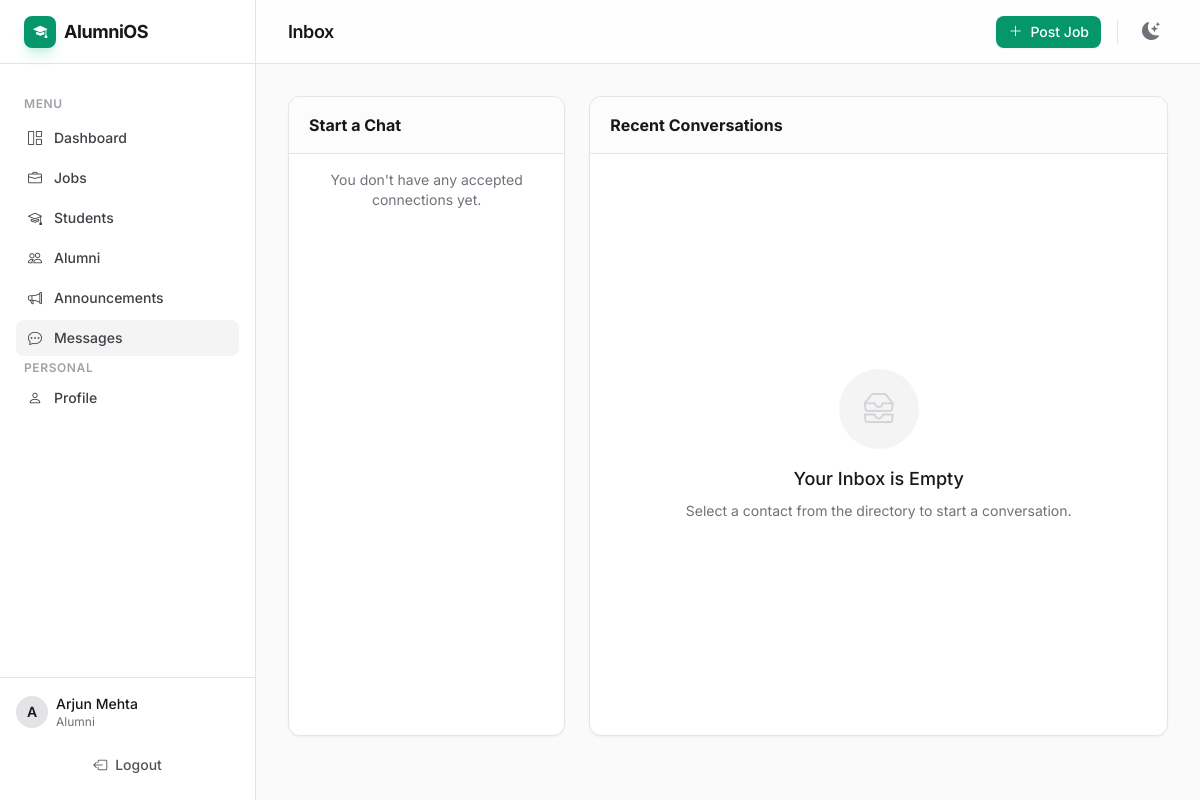
Screenshot of /messages (signed in) with the database file from the repository.
### app.py (models this page shows)
class User(db.Model, UserMixin):
    id = db.Column(db.Integer, primary_key=True)
    role = db.Column(db.String(20), nullable=False, index=True)
    full_name = db.Column(db.String(120), nullable=False)
    email = db.Column(db.String(120), unique=True, nullable=False, index=True)
    password_hash = db.Column(db.String(255), nullable=False)
    batch = db.Column(db.String(20), default="")
    department = db.Column(db.String(80), default="")
    company = db.Column(db.String(120), default="")
    job_role = db.Column(db.String(120), default="")
    location = db.Column(db.String(120), default="")
    linkedin = db.Column(db.String(200), default="")
    bio = db.Column(db.Text, default="")
    skills = db.Column(db.String(500), default="")  # Comma-separated skills
    roll_number = db.Column(db.String(100), unique=True, nullable=True)
    joined_year = db.Column(db.String(10), default="")
    graduation_duration = db.Column(db.String(20), default="")
    resume_filename = db.Column(db.String(255), default="")
    resume_embedding = db.Column(db.PickleType, nullable=True)
    resume_ml_status = db.Column(db.String(20), default="none")  # none, processing, completed, failed
    is_verified = db.Column(db.Boolean, default=False)
    verification_status = db.Column(db.String(20), default="pending")  # pending, approved, rejected
    verified_by_id = db.Column(db.Integer, db.ForeignKey("user.id"), nullable=True)
    verified_at = db.Column(db.DateTime, nullable=True)
    created_at = db.Column(db.DateTime, default=datetime.utcnow)
    failed_login_attempts = db.Column(db.Integer, default=0)
    account_locked_until = db.Column(db.DateTime, nullable=True)

### app.py (the view)
    @app.route("/messages")
    @login_required
    def messages():
        connections = Connection.query.filter(
            db.and_(
                db.or_(Connection.sender_id == current_user.id, Connection.receiver_id == current_user.id),
                Connection.status == "accepted"
            )
        ).all()
        connected_user_ids = []
        for c in connections:
            if c.sender_id == current_user.id:
                connected_user_ids.append(c.receiver_id)
            else:
                connected_user_ids.append(c.sender_id)
        users = User.query.filter(User.id.in_(connected_user_ids)).order_by(User.full_name.asc()).all()
        pending_requests = Connection.query.filter_by(receiver_id=current_user.id, status="pending").order_by(Connection.created_at.desc()).all()
        inbox = (
            Message.query.filter(
                db.or_(Message.sender_id == current_user.id, Message.receiver_id == current_user.id)
            )
            .order_by(Message.created_at.desc())
            .limit(50)
            .all()
        )
        return render_template("messages.html", users=users, inbox=inbox, pending_requests=pending_requests)

### templates/messages.html (shortened to what this page needs)
{% extends "base.html" %}
{% block header_title %}Inbox{% endblock %}
{% block content %}
<div class="grid grid-cols-1 lg:grid-cols-12 gap-6 h-[80vh]">
  <div class="{% if pending_requests %}lg:col-span-4{% else %}lg:col-span-4{% endif %} flex flex-col h-full bg-white dark:bg-zinc-900 border border-zinc-200 dark:border-zinc-800 rounded-xl shadow-sm overflow-hidden">
    <div class="px-5 py-4 border-b border-zinc-200 dark:border-zinc-800 bg-zinc-50/50 dark:bg-zinc-900/50 flex items-center justify-between shrink-0">
      <h6 class="font-bold text-zinc-900 dark:text-zinc-100">Start a Chat</h6>
    </div>
    <div class="flex-1 overflow-y-auto">
      <div class="divide-y divide-zinc-100 dark:divide-zinc-800/50">
        {% for u in users %}
          <a href="{{ url_for('chat', user_id=u.id) }}" class="flex items-center gap-3 px-5 py-3 hover:bg-zinc-50 dark:hover:bg-zinc-800/50 transition-colors group">
            <div class="w-10 h-10 rounded-full bg-zinc-100 dark:bg-zinc-800 flex items-center justify-center text-sm font-bold text-zinc-600 dark:text-zinc-400 group-hover:bg-primary-50 dark:group-hover:bg-primary-500/10 group-hover:text-primary-600 transition-colors shrink-0">
              {{ u.full_name[0]|upper }}
            </div>
            <div class="min-w-0 flex-1">
              <p class="text-sm font-medium text-zinc-900 dark:text-zinc-100 truncate group-hover:text-primary-600 dark:group-hover:text-primary-400">{{ u.full_name }}</p>
              <p class="text-xs text-zinc-500 dark:text-zinc-400 capitalize truncate">{{ u.role }}</p>
            </div>
            <i class="bi bi-chevron-right text-zinc-300 dark:text-zinc-600 group-hover:text-primary-400 text-xs transition-colors opacity-0 group-hover:opacity-100 -translate-x-2 group-hover:translate-x-0"></i>
          </a>
        {% else %}
          <div class="px-5 py-4 text-sm text-zinc-500 dark:text-zinc-400 text-center">
            You don't have any accepted connections yet.
          </div>
        {% endfor %}
      </div>
    </div>
  </div>
  <div class="{% if pending_requests %}lg:col-span-5{% else %}lg:col-span-8{% endif %} flex flex-col h-full bg-white dark:bg-zinc-900 border border-zinc-200 dark:border-zinc-800 rounded-xl shadow-sm overflow-hidden">
    <div class="px-5 py-4 border-b border-zinc-200 dark:border-zinc-800 bg-zinc-50/50 dark:bg-zinc-900/50 flex items-center justify-between shrink-0">
      <h6 class="font-bold text-zinc-900 dark:text-zinc-100">Recent Conversations</h6>
    </div>
    <div class="flex-1 overflow-y-auto p-5">
      {% if inbox %}
        <ul class="space-y-4">
          {% for m in inbox %}
            <li class="bg-zinc-50 dark:bg-zinc-800/30 rounded-xl border border-zinc-100 dark:border-zinc-800/50 p-4 hover:border-zinc-300 dark:hover:border-zinc-700 transition-colors">
              <div class="flex justify-between items-start mb-2">
                <div class="flex items-center gap-2">
                  <div class="text-xs font-semibold px-2 py-0.5 bg-zinc-200 dark:bg-zinc-700 text-zinc-700 dark:text-zinc-300 rounded">{{ m.sender.full_name }}</div>
                  <i class="bi bi-arrow-right text-zinc-400 text-xs"></i>
                  <div class="text-xs font-semibold px-2 py-0.5 bg-zinc-200 dark:bg-zinc-700 text-zinc-700 dark:text-zinc-300 rounded">{{ m.receiver.full_name }}</div>
                </div>
                <div class="text-xs text-zinc-500 dark:text-zinc-400">{{ m.created_at.strftime("%d %b %Y %I:%M %p") }}</div>
              </div>
              <div class="text-sm text-zinc-700 dark:text-zinc-300 mt-2 bg-white dark:bg-zinc-900 p-3 rounded-lg border border-zinc-100 dark:border-zinc-800 shadow-sm inline-block">
                {{ m.body }}
              </div>
              <div class="mt-3 flex justify-end">
                <a href="{{ url_for('chat', user_id=(m.receiver_id if m.sender_id == current_user.id else m.sender_id)) }}" class="text-xs font-medium text-primary-600 dark:text-primary-400 hover:text-primary-700 dark:hover:text-primary-300 flex items-center gap-1">
                  Reply <i class="bi bi-arrow-return-left"></i>
                </a>
              </div>
            </li>
          {% endfor %}
        </ul>
      {% else %}
        <div class="h-full flex flex-col items-center justify-center text-center p-8">
          <div class="w-20 h-20 rounded-full bg-zinc-100 dark:bg-zinc-800 flex items-center justify-center text-zinc-300 dark:text-zinc-600 mb-4">
            <i class="bi bi-inboxes text-3xl"></i>
          </div>
          <h3 class="text-lg font-medium text-zinc-900 dark:text-zinc-100">Your Inbox is Empty</h3>
          <p class="mt-2 text-sm text-zinc-500 dark:text-zinc-400">Select a contact from the directory to start a conversation.</p>
        </div>
      {% endif %}
    </div>
  </div>
</div>
{% endblock %}

### templates/base.html (shortened to what this page needs)
<!DOCTYPE html>
<html lang="en" class="antialiased">
<head>
    <link rel="stylesheet" href="https://cdn.jsdelivr.net/npm/bootstrap-icons@1.11.3/font/bootstrap-icons.min.css">
    <script src="https://cdn.tailwindcss.com"></script>
    <link rel="stylesheet" href="{{ url_for('static', filename='css/style.css') }}">
</head>
<body class="bg-zinc-50 text-zinc-900 dark:bg-zinc-950 dark:text-zinc-100 flex h-screen overflow-hidden selection:bg-primary-500/30">
    {% if current_user.is_authenticated %}
    <aside class="w-64 flex-shrink-0 border-r border-zinc-200 dark:border-zinc-800 bg-white dark:bg-zinc-900 flex flex-col transition-colors duration-200 hidden md:flex">
        <div class="h-16 flex items-center px-6 border-b border-zinc-200 dark:border-zinc-800">
            <a href="{{ url_for('index') }}" class="flex items-center gap-2 font-bold text-lg tracking-tight hover:opacity-80 transition-opacity">
                <span class="w-8 h-8 rounded-lg bg-primary-600 text-white flex items-center justify-center shadow-primary-500/20 shadow-lg">
                    <i class="bi bi-mortarboard-fill text-sm"></i>
                </span>
                <span>AlumniOS</span>
            </a>
        </div>
        <nav class="flex-1 overflow-y-auto p-4 space-y-1">
            {% if current_user.is_authenticated %}
                <div class="text-xs font-semibold text-zinc-400 dark:text-zinc-500 uppercase tracking-wider mb-2 mt-4 px-2">Menu</div>
                <a href="{{ url_for('dashboard') }}" class="flex items-center gap-3 px-3 py-2 rounded-lg text-sm font-medium transition-colors hover:bg-zinc-100 dark:hover:bg-zinc-800/50 text-zinc-700 dark:text-zinc-300 ">
                    <i class="bi bi-grid-1x2"></i> Dashboard
                </a>
                <a href="{{ url_for('jobs') }}" class="flex items-center gap-3 px-3 py-2 rounded-lg text-sm font-medium transition-colors hover:bg-zinc-100 dark:hover:bg-zinc-800/50 text-zinc-700 dark:text-zinc-300 ">
                    <i class="bi bi-briefcase"></i> Jobs
                </a>
                {% if current_user.role in ["alumni", "admin"] %}
                <a href="{{ url_for('students_directory') }}" class="flex items-center gap-3 px-3 py-2 rounded-lg text-sm font-medium transition-colors hover:bg-zinc-100 dark:hover:bg-zinc-800/50 text-zinc-700 dark:text-zinc-300 ">
                    <i class="bi bi-mortarboard"></i> Students
                </a>
                {% endif %}
                <a href="{{ url_for('alumni_directory') }}" class="flex items-center gap-3 px-3 py-2 rounded-lg text-sm font-medium transition-colors hover:bg-zinc-100 dark:hover:bg-zinc-800/50 text-zinc-700 dark:text-zinc-300 ">
                    <i class="bi bi-people"></i> Alumni
                </a>
                <a href="{{ url_for('announcements') }}" class="flex items-center gap-3 px-3 py-2 rounded-lg text-sm font-medium transition-colors hover:bg-zinc-100 dark:hover:bg-zinc-800/50 text-zinc-700 dark:text-zinc-300 ">
                    <i class="bi bi-megaphone"></i> Announcements
                </a>
                <a href="{{ url_for('messages') }}" class="flex items-center gap-3 px-3 py-2 rounded-lg text-sm font-medium transition-colors hover:bg-zinc-100 dark:hover:bg-zinc-800/50 text-zinc-700 dark:text-zinc-300 {% if request.endpoint == 'messages' %}bg-zinc-100 dark:bg-zinc-800/80 text-primary-600 dark:text-white{% endif %}">
                    <i class="bi bi-chat-dots"></i> Messages
                </a>
                <div class="text-xs font-semibold text-zinc-400 dark:text-zinc-500 uppercase tracking-wider mb-2 mt-6 px-2">Personal</div>
                <a href="{{ url_for('profile') }}" class="flex items-center gap-3 px-3 py-2 rounded-lg text-sm font-medium transition-colors hover:bg-zinc-100 dark:hover:bg-zinc-800/50 text-zinc-700 dark:text-zinc-300 ">
                    <i class="bi bi-person"></i> Profile
                </a>
            {% else %}
                <a href="{{ url_for('choose_login') }}" class="flex items-center gap-3 px-3 py-2 rounded-lg text-sm font-medium transition-colors bg-primary-600 hover:bg-primary-700 text-white shadow-sm mt-4">
                    <i class="bi bi-box-arrow-in-right"></i> Login to Portal
                </a>
            {% endif %}
        </nav>
        {% if current_user.is_authenticated %}
        <div class="p-4 border-t border-zinc-200 dark:border-zinc-800">
            <div class="flex items-center justify-between mb-4">
                <div class="flex items-center gap-2 overflow-hidden">
                    <div class="w-8 h-8 rounded-full bg-zinc-200 dark:bg-zinc-700 flex items-center justify-center text-sm font-semibold flex-shrink-0">
                        {{ current_user.full_name[0]|upper }}
                    </div>
                    <div class="truncate">
                        <div class="text-sm font-medium truncate">{{ current_user.full_name }}</div>
                        <div class="text-xs text-zinc-500 dark:text-zinc-400 truncate capitalize">{{ current_user.role }}</div>
                    </div>
                </div>
            </div>
            <a href="{{ url_for('logout') }}" class="w-full flex items-center justify-center gap-2 px-3 py-2 rounded-lg text-sm font-medium text-zinc-600 dark:text-zinc-400 hover:text-red-600 dark:hover:text-red-400 hover:bg-red-50 dark:hover:bg-red-950/30 transition-colors border border-transparent hover:border-red-100 dark:hover:border-red-900/50">
                <i class="bi bi-box-arrow-left"></i> Logout
            </a>
        </div>
        {% endif %}
    </aside>
    {% endif %}
    <div class="flex-1 flex flex-col min-w-0 transition-colors duration-200">
        <header class="h-16 flex-shrink-0 bg-white/80 dark:bg-zinc-900/80 backdrop-blur-md border-b border-zinc-200 dark:border-zinc-800 flex items-center justify-between px-4 sm:px-6 lg:px-8 z-10">
            <div class="flex items-center gap-4">
                <h1 class="text-lg font-semibold tracking-tight">{% block header_title %}Overview{% endblock %}</h1>
            </div>
            <div class="flex items-center gap-3">
                {% if current_user.is_authenticated %}
                    {% if current_user.role == "alumni" %}
                        <a href="{{ url_for('job_new') }}" class="hidden sm:inline-flex items-center gap-2 px-3 py-1.5 text-sm font-medium rounded-lg text-white bg-primary-600 hover:bg-primary-700 transition-colors shadow-sm">
                            <i class="bi bi-plus-lg"></i> Post Job
                        </a>
                    {% endif %}
                {% endif %}
                <button id="theme-toggle" class="p-2 text-zinc-500 dark:text-zinc-400 hover:bg-zinc-100 dark:hover:bg-zinc-800 rounded-lg transition-colors focus:outline-none focus:ring-2 focus:ring-primary-500/50" aria-label="Toggle Dark Mode">
                    <i id="theme-toggle-dark-icon" class="bi bi-moon-stars-fill hidden text-lg"></i>
                </button>
            </div>
        </header>
        <main class="flex-1 overflow-y-auto p-4 sm:p-6 lg:p-8">
            <div class="max-w-7xl mx-auto">
                {% block content %}{% endblock %}
            </div>
        </main>
    </div>
</body>
</html>

### rows the page displays
User: full_name "A", full_name "Arjun Mehta", role "Alumni"
